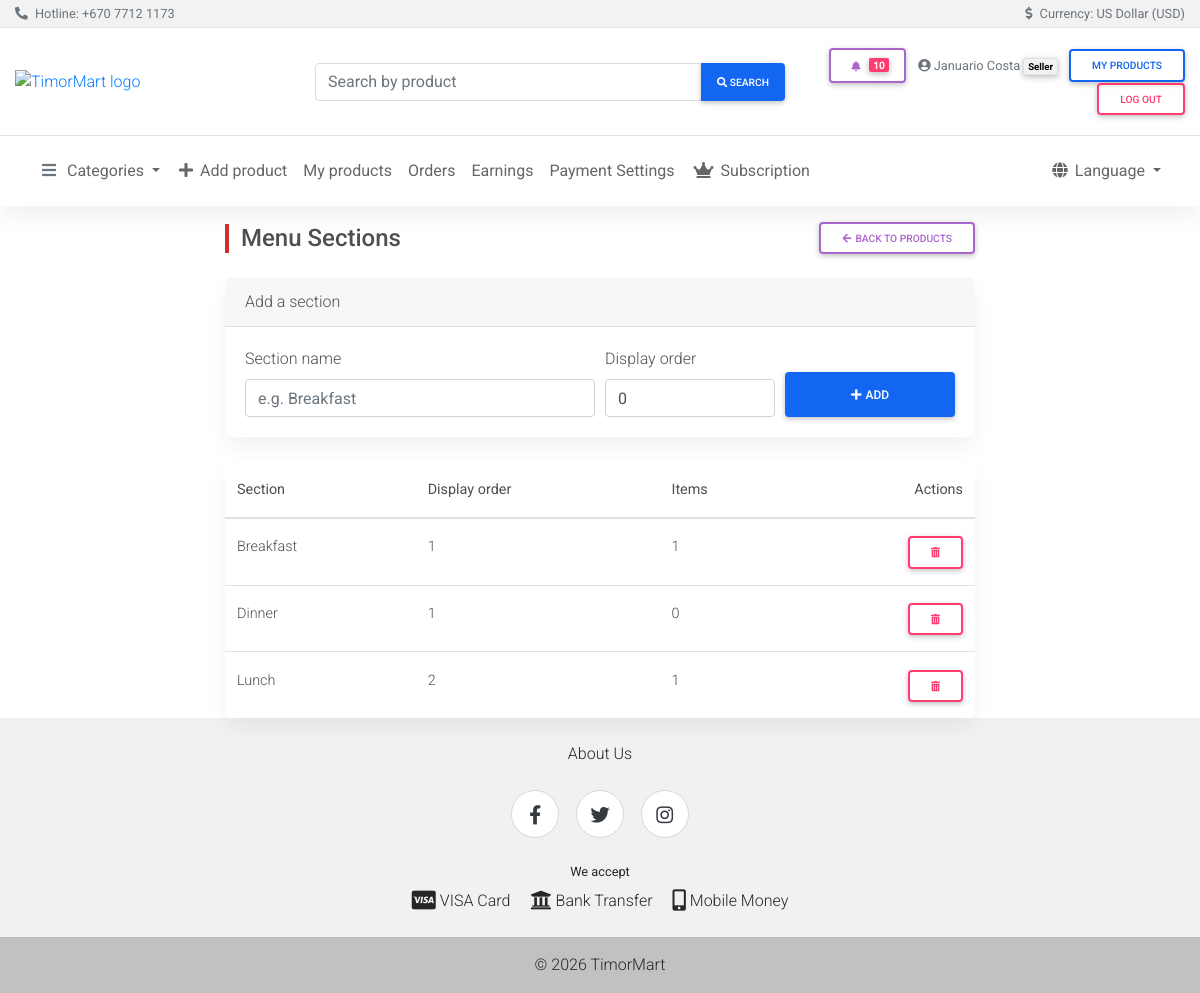
/seller/menu-categories/ (signed in), run on the app's committed database.
### olretail/models.py (models this page shows, shortened)
class MenuCategory(models.Model):
    seller = models.ForeignKey(Seller, on_delete=models.CASCADE, related_name="menu_categories")
    name = models.CharField(max_length=100)
    display_order = models.PositiveIntegerField(default=0)
    class Meta:
        ordering = ["display_order", "name"]
        unique_together = ("seller", "name")
        verbose_name_plural = "Menu categories"

### olretail/views.py (the view)
# urls.py: path("seller/menu-categories/", views.menu_categories, name="menu_categories"),
@seller_required
def menu_categories(request):
    seller = _require_restaurant_seller(request)
    if seller is None:
        return redirect("olretail:list")
    if request.method == "POST":
        form = MenuCategoryForm(request.POST)
        if form.is_valid():
            section = form.save(commit=False)
            section.seller = seller
            section.save()
            messages.success(request, _("“%(name)s” was added to your menu.") % {"name": section.name})
            return redirect("olretail:menu_categories")
        messages.error(request, _("Please correct the errors below."))
    else:
        form = MenuCategoryForm()
    return render(
        request,
        "olretail/menu_categories.html",
        {
            "form": form,
            "sections": MenuCategory.objects.filter(seller=seller),
        },
    )

### olretail/forms.py
class MenuCategoryForm(forms.ModelForm):
    class Meta:
        model = MenuCategory
        fields = ("name", "display_order")
        labels = {"name": _("Section name"), "display_order": _("Display order")}
        widgets = {
            "name": forms.TextInput(attrs={"class": "form-control", "placeholder": _("e.g. Breakfast")}),
            "display_order": forms.NumberInput(attrs={"class": "form-control"}),
        }
        help_texts = {
            "display_order": _("Lower numbers show first on the menu."),
        }

### accounts/roles.py (called while the page is built)
def is_buyer(user):
    if not user.is_authenticated or user.is_staff:
        return False
    return hasattr(user, "buyer") or user.groups.filter(name=BUYER_GROUP).exists()

def is_seller(user):
    if not user.is_authenticated or user.is_staff:
        return False
    return hasattr(user, "seller")

def is_courier(user):
    if not user.is_authenticated or user.is_staff:
        return False
    return hasattr(user, "courier")

### olretail/context_processors.py (called while the page is built)
def categories(request):
    return {"categories": Category.objects.all()}

def roles(request):
    from accounts.roles import is_buyer, is_courier, is_seller  # local import: avoid app-load cycle
    return {
        "is_buyer": is_buyer(request.user),
        "is_seller": is_seller(request.user),
        "is_courier": is_courier(request.user),
    }

def notifications(request):
    if not request.user.is_authenticated:
        return {"unread_notification_count": 0, "recent_notifications": []}
    qs = Notification.objects.filter(recipient=request.user).select_related("order")
    return {
        "unread_notification_count": qs.filter(is_read=False).count(),
        "recent_notifications": qs[:8],
    }

def cart_count(request):
    if not request.user.is_authenticated:
        return {"cart_count": 0}
    return {"cart_count": Cart.objects.filter(buyer=request.user).count()}

def wishlist_count(request):
    if not request.user.is_authenticated:
        return {"wishlist_count": 0}
    return {"wishlist_count": Wishlist.objects.filter(buyer=request.user).count()}

### olretail/views.py (called while the page is built)
def _require_restaurant_seller(request):
    seller = request.user.seller
    if seller.seller_type != SellerType.RESTAURANT:
        messages.error(request, _("Menu sections are only available for restaurant seller accounts."))
        return None
    return seller

### templates/olretail/menu_categories.html (shortened to what this page needs)
{% extends 'shared/base.html' %}
{% load i18n %}
{% block content %}
<div class="container-fluid">
  <div class="row justify-content-center">
    <div class="col-lg-8">
      <div class="row mb-4">
        <div class="col-12 d-flex justify-content-between align-items-center">
          <h1 class="h4 page-header-bar mb-0">{% trans "Menu Sections" %}</h1>
          <a href="{% url 'olretail:create_product' %}" class="btn btn-outline-secondary btn-sm">
            <i class="fas fa-arrow-left mr-1" aria-hidden="true"></i>{% trans 'Back to products' %}
          </a>
        </div>
      </div>
      <div class="card mb-4">
        <div class="card-header">{% trans "Add a section" %}</div>
        <div class="card-body">
          <form method="post" class="form-row align-items-end">
            <div class="col-md-6 form-group mb-0">
              <label for="{{ form.name.id_for_label }}">{{ form.name.label }}</label>
              {{ form.name }}
            </div>
            <div class="col-md-3 form-group mb-0">
              <label for="{{ form.display_order.id_for_label }}">{{ form.display_order.label }}</label>
              {{ form.display_order }}
            </div>
            <div class="col-md-3">
              <button type="submit" class="btn btn-primary btn-block">
                <i class="fas fa-plus mr-1" aria-hidden="true"></i>{% trans 'Add' %}
              </button>
            </div>
          </form>
        </div>
      </div>
      {% if sections %}
      <div class="card">
        <div class="table-responsive">
          <table class="table table-hover mb-0">
            <thead>
              <tr>
                <th>{% trans 'Section' %}</th>
                <th>{% trans 'Display order' %}</th>
                <th>{% trans 'Items' %}</th>
                <th class="text-right">{% trans 'Actions' %}</th>
              </tr>
            </thead>
            <tbody>
              {% for section in sections %}
              <tr>
                <td>{{ section.name }}</td>
                <td>{{ section.display_order }}</td>
                <td>{{ section.items.count }}</td>
                <td class="text-right">
                  <form method="post" action="{% url 'olretail:menu_category_delete' section.pk %}" class="d-inline"
                        onsubmit="return confirm('{% trans "Remove this menu section?" %}');">
                    <button type="submit" class="btn btn-sm btn-outline-danger my-0">
                      <i class="fas fa-trash-alt" aria-hidden="true"></i>
                    </button>
                  </form>
                </td>
              </tr>
              {% endfor %}
            </tbody>
          </table>
        </div>
      </div>
      {% endif %}
    </div>
  </div>
</div>
{% endblock %}

### templates/shared/header.html (shortened to what this page needs)
{% load i18n %}
{% load static %}
<header>
  <div class="bg-light border-bottom py-1">
    <div class="container-fluid d-flex flex-wrap justify-content-between align-items-center small text-muted">
      <div>
        <i class="fas fa-phone-alt mr-1" aria-hidden="true"></i>
        {% trans 'Hotline' %}: <a href="tel:+67077121173" class="text-muted">+670 7712 1173</a>
      </div>
      <div>
        <i class="fas fa-dollar-sign mr-1" aria-hidden="true"></i>
        {% trans 'Currency' %}: {% trans 'US Dollar (USD)' %}
      </div>
    </div>
  </div>
  <div class="container-fluid">
    <div class="row jumbotron white border-bottom mb-0 py-3 align-items-center">
      <div class="col-md-3 my-1">
        <a href="{% url 'olretail:index' %}" aria-label="{% trans 'Home' %}">
          <img src="{% static 'mdb/img/logo.png' %}" class="brand-logo" alt="TimorMart logo">
        </a>
      </div>
      <div class="col-md-5 my-1">
        <form action="{% url 'olretail:search' %}" method="get" role="search">
          <div class="md-form md-outline input-group md-input-group w-100 my-0">
            <input type="search" class="form-control mb-0" name="q" value="{{ query|default:'' }}"
                   placeholder="{% trans 'Search by product' %}" aria-label="{% trans 'Search by product' %}">
            <div class="input-group-append">
              <button class="btn btn-primary btn-md px-3 m-0" type="submit">
                <i class="fa fa-search" aria-hidden="true"></i>
                <span class="d-none d-sm-inline"> {% trans 'Search' %}</span>
              </button>
            </div>
          </div>
        </form>
      </div>
      <div class="col-md-4 my-1 text-md-right">
        {% if user.is_authenticated %}
        <div class="dropdown d-inline-block mr-2">
          <a class="btn btn-sm btn-outline-secondary my-0 position-relative" href="#" role="button"
             id="notificationsDropdown" data-toggle="dropdown" aria-haspopup="true" aria-expanded="false"
             aria-label="{% trans 'Notifications' %}">
            <i class="fas fa-bell" aria-hidden="true"></i>
            {% if unread_notification_count %}
            <span class="badge badge-danger notif-badge">
              {{ unread_notification_count }}
            </span>
            {% endif %}
          </a>
        </div>
        <span class="text-muted small mr-2">
          <i class="fas fa-user-circle" aria-hidden="true"></i>
          {{ user.get_full_name|default:user.username }}
          {% if user.is_staff %}<span class="badge badge-dark">{% trans 'Administrator' %}</span>
          {% elif is_buyer and is_seller %}<span class="badge badge-light border">{% trans 'Buyer & Seller' %}</span>
          {% elif is_seller %}<span class="badge badge-light border">{% trans 'Seller' %}</span>
          {% elif is_buyer %}<span class="badge badge-light border">{% trans 'Buyer' %}</span>{% endif %}
        </span>
        {% if is_seller %}
        <a href="{% url 'olretail:list' %}" class="btn btn-sm btn-outline-primary my-0">{% trans 'My products' %}</a>
        {% endif %}
        <form action="{% url 'accounts:logout' %}" method="post" class="d-inline">
          <button type="submit" class="btn btn-sm btn-outline-danger my-0">{% trans 'Log out' %}</button>
        </form>
        {% else %}
        <a href="{% url 'accounts:login' %}" class="btn btn-sm btn-outline-primary my-0">{% trans 'Sign in' %}</a>
        <a href="{% url 'accounts:register' %}" class="btn btn-sm btn-primary my-0">{% trans 'Sign up' %}</a>
        {% endif %}
      </div>
    </div>
  </div>
  <nav class="navbar navbar-expand-lg sticky-top navbar-light white">
    <div class="container-fluid">
      <div class="collapse navbar-collapse" id="mainNav">
        <ul class="navbar-nav align-items-start">
          <li class="nav-item dropdown">
            <a class="nav-link dropdown-toggle" data-toggle="dropdown" href="#" role="button"
               aria-haspopup="true" aria-expanded="false">
              <i class="fas fa-bars text-muted mr-2" aria-hidden="true"></i>{% trans 'Categories' %}
            </a>
          </li>
          {% if is_seller %}
          <li class="nav-item">
            <a class="nav-link" href="{% url 'olretail:create_product' %}">
              <i class="fas fa-plus mr-1" aria-hidden="true"></i>{% trans 'Add product' %}
            </a>
          </li>
          <li class="nav-item">
            <a class="nav-link" href="{% url 'olretail:list' %}">{% trans 'My products' %}</a>
          </li>
          <li class="nav-item">
            <a class="nav-link" href="{% url 'olretail:seller_orders' %}">{% trans 'Orders' %}</a>
          </li>
          <li class="nav-item">
            <a class="nav-link" href="{% url 'olretail:seller_balance' %}">{% trans 'Earnings' %}</a>
          </li>
          <li class="nav-item">
            <a class="nav-link" href="{% url 'olretail:seller_payment_settings' %}">{% trans 'Payment Settings' %}</a>
          </li>
          <li class="nav-item">
            <a class="nav-link" href="{% url 'olretail:seller_subscription' %}">
              <i class="fas fa-crown mr-1" aria-hidden="true"></i>{% trans 'Subscription' %}
            </a>
          </li>
          {% endif %}
        </ul>
        <ul class="navbar-nav ml-md-auto align-items-start">
          <li class="nav-item dropdown">
            <a class="nav-link dropdown-toggle" data-toggle="dropdown" href="#" role="button"
               aria-haspopup="true" aria-expanded="false">
              <i class="fas fa-globe mr-1" aria-hidden="true"></i>{% trans 'Language' %}
            </a>
          </li>
        </ul>
      </div>
    </div>
  </nav>
</header>

### templates/shared/base.html (style rules this page uses)
.page-header-bar { border-left: 4px solid #d32f2f; padding-left: .75rem; }
html { scroll-behavior: smooth; }
img { max-width: 100%; }
.card-body, td, .alert, .list-group-item { overflow-wrap: anywhere; }
.table-responsive { -webkit-overflow-scrolling: touch; }

### templates/shared/header.html (style rules this page uses)
.notif-badge { position: absolute; top: -6px; right: -6px; }
.brand-logo { height: 110px; width: auto; max-width: 100%; }

### data on the page
MenuCategory: name "Breakfast", display_order "1", items.count "1"
MenuCategory: name "Dinner", display_order "1", items.count "0"
MenuCategory: name "Lunch", display_order "2", items.count "1"

### other printed values
{{ unread_notification_count }} "10"
{{ user.get_full_name|default:user.username }} "Januario Costa"
